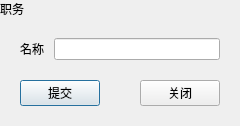
<?xml version="1.0" encoding="UTF-8"?>
<ui version="4.0">
 <class>DutyAdd</class>
 <widget class="QDialog" name="DutyAdd">
  <property name="geometry">
   <rect>
    <x>0</x>
    <y>0</y>
    <width>240</width>
    <height>116</height>
   </rect>
  </property>
  <property name="windowTitle">
   <string>Dialog</string>
  </property>
  <layout class="QVBoxLayout" name="verticalLayout">
   <property name="spacing">
    <number>0</number>
   </property>
   <property name="leftMargin">
    <number>0</number>
   </property>
   <property name="topMargin">
    <number>0</number>
   </property>
   <property name="rightMargin">
    <number>0</number>
   </property>
   <property name="bottomMargin">
    <number>20</number>
   </property>
   <item>
    <widget class="QLabel" name="labFormTitle">
     <property name="text">
      <string>职务</string>
     </property>
    </widget>
   </item>
   <item>
    <layout class="QHBoxLayout" name="horizontalLayout_2">
     <property name="spacing">
      <number>10</number>
     </property>
     <property name="leftMargin">
      <number>20</number>
     </property>
     <property name="topMargin">
      <number>20</number>
     </property>
     <property name="rightMargin">
      <number>20</number>
     </property>
     <property name="bottomMargin">
      <number>20</number>
     </property>
     <item>
      <widget class="QLabel" name="labName">
       <property name="text">
        <string>名称</string>
       </property>
      </widget>
     </item>
     <item>
      <widget class="QLineEdit" name="leName"/>
     </item>
    </layout>
   </item>
   <item>
    <layout class="QHBoxLayout" name="horizontalLayout" stretch="1,0,1">
     <property name="leftMargin">
      <number>20</number>
     </property>
     <property name="rightMargin">
      <number>20</number>
     </property>
     <item>
      <widget class="QPushButton" name="btnFormSubmit">
       <property name="text">
        <string>提交</string>
       </property>
      </widget>
     </item>
     <item>
      <spacer name="horizontalSpacer">
       <property name="orientation">
        <enum>Qt::Horizontal</enum>
       </property>
       <property name="sizeHint" stdset="0">
        <size>
         <width>40</width>
         <height>20</height>
        </size>
       </property>
      </spacer>
     </item>
     <item>
      <widget class="QPushButton" name="btnFormClose">
       <property name="text">
        <string>关闭</string>
       </property>
      </widget>
     </item>
    </layout>
   </item>
  </layout>
 </widget>
 <resources/>
 <connections/>
</ui>
